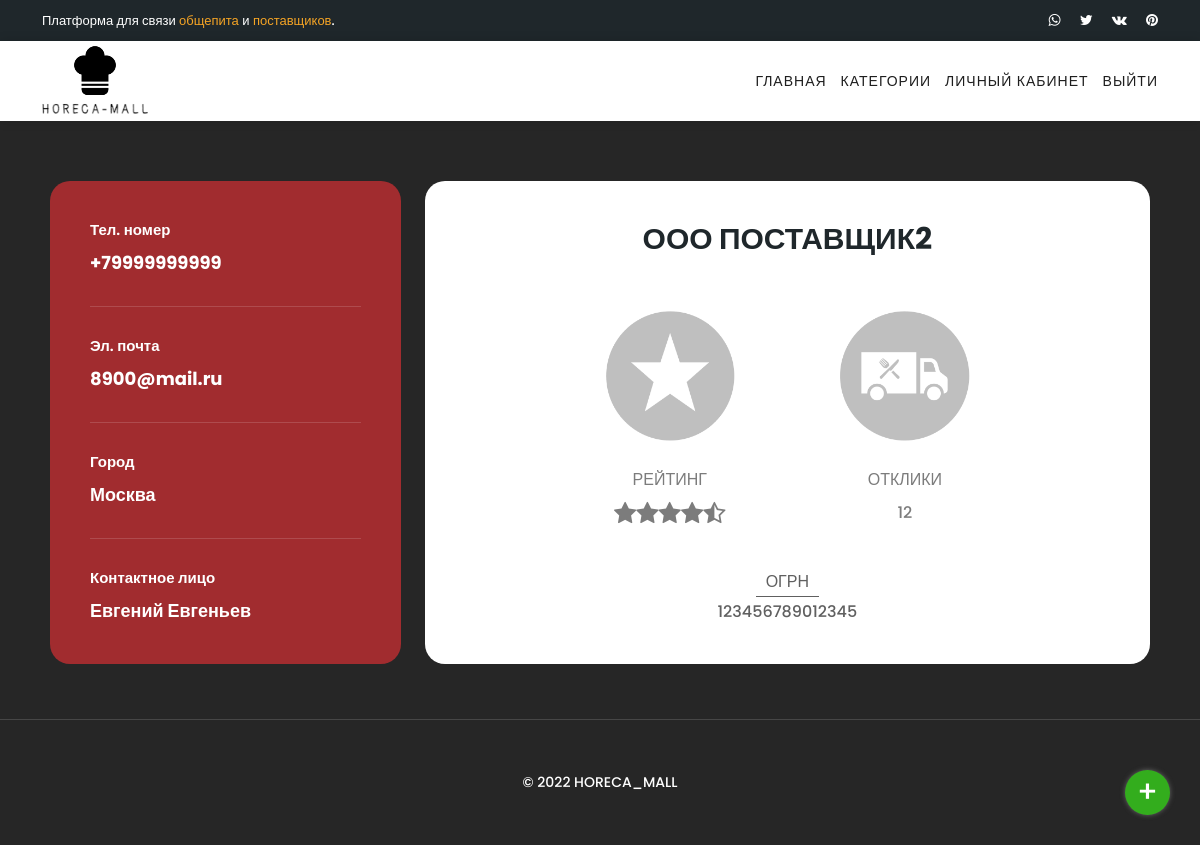
/users/profile/4/ (signed in), run on the app's committed database.
### users/models.py (models this page shows, shortened)
class Profile(AbstractUser):
    company_choice = [
        ('Customer', 'Заказчик'),
        ('Supplier', 'Поставщик')
    ]
    phone_number = PhoneNumberField(verbose_name='Номер телефона', unique=True)
    email = models.EmailField(
        max_length=120, verbose_name='Электронная почта', unique=True)
    city = models.CharField(max_length=120, verbose_name='Город')
    ogrn = models.CharField(max_length=15, verbose_name='ОГРН', unique=True)
    comp_name = models.CharField(
        max_length=120, unique=True, verbose_name='Название компании')
    role = models.CharField(choices=company_choice,
                            max_length=120, verbose_name='Роль')
    bio = models.TextField(verbose_name='Описание', blank=True, )
    class Meta:
        verbose_name = 'Профиль'
        verbose_name_plural = 'Профили'

### users/views.py (the view)
# urls.py: path('profile/<int:id>/', ProfileView.as_view(), name='profile'),
class ProfileView(LoginRequiredMixin, DetailView):
    model = Profile
    template_name = 'users/profile.html'
    def get(self, request, *args, **kwargs):
        try:
            if kwargs.get('id'):
                profile_id = kwargs['id']
                user_profile = get_object_or_404(Profile, id=profile_id)
                if user_profile.role == 'Customer':
                    orders_amount = len(Order.objects.filter(author=user_profile.id))
                    return render(request, self.template_name,
                                  {'profile': user_profile, 'orders_amount': orders_amount})
                elif user_profile.role == 'Supplier':
                    responses_amount = len(ResponseOrder.objects.filter(response_user_id=user_profile.id))
                    return render(request, self.template_name,
                                  {'profile': user_profile, 'responses_amount': responses_amount})
            return render(request, self.template_name, {'ERROR': 'Страница не найдена', 'title': '404'})
        except Http404:
            return render(request, self.template_name, {'ERROR': 'Страница не найдена', 'title': '404'})

### users/templates/users/profile.html (shortened to what this page needs)
{% extends 'base.html' %}
{% load static %}
{% block content %}
    <section class="profile" id="profile">
        <div class="wrapper">
            <div class="row profile-content">
                <div class="col-lg-4  profile-content profile-content-left">
                    <div class="left-info">
                        <ul>
                            <li class="col-lg-12">
                                <h6>Тел. номер</h6>
                                <span>{{ profile.phone_number }}</span>
                            </li>
                            <li class="col-lg-12">
                                <h6>Эл. почта</h6>
                                <span>{{ profile.email }}</span>
                            </li>
                            <li class="col-lg-12">
                                <h6>Город</h6>
                                <span>{{ profile.city }}</span>
                            </li>
                            <li class="col-lg-12">
                                <h6>Контактное лицо</h6>
                                <span>{{ profile.first_name }} {{ profile.last_name }}</span>
                            </li>
                        </ul>
                    </div>
                </div>
                <div class="col-lg-8 profile-content profile-content-right">
                    <div class="right-info col-lg-12">
                        <div class="row center">
                            <div class="comp_name col-lg-12">
                                <h2>{{ profile.comp_name }}</h2>
                            </div>
                            <div class="right-content row col-lg-12">
                                <div class="col-lg-4 row profile-info">
                                    <div class="col-lg-12 center">
                                        <img src="{% static 'assets/images/rating.png' %}" alt="">
                                    </div>
                                    <div class="col-lg-12 row center info-text">
                                        <div class="col-lg-12 center">Рейтинг</div>
                                        <div class="col-lg-12 center">
                                            <i class="fa fa-star rating"></i>
                                            <i class="fa fa-star rating"></i>
                                            <i class="fa fa-star rating"></i>
                                            <i class="fa fa-star rating"></i>
                                            <i class="fa fa-star-half-full rating"></i>
                                        </div>
                                    </div>
                                </div>
                                {% if profile.role == 'Supplier' %}
                                    <div class="col-lg-4 row profile-info">
                                        <div class="col-lg-12 center">
                                            <img src="{% static 'assets/images/responses.png' %}" alt="">
                                        </div>
                                        <div class="col-lg-12 row center info-text">
                                            <div class="col-lg-12 center">Отклики</div>
                                            <div class="col-lg-12 center">{{ responses_amount }}</div>
                                        </div>
                                    </div>
                                {% endif %}
                            </div>
                            <div class="ogrn row col-lg-12">
                                <div class="col-lg-12 center">
                                    <div class="ogrn-heading">ОГРН</div>
                                </div>
                                <div class="col-lg-12 center">{{ profile.ogrn }}</div>
                            </div>
                        </div>
                    </div>
                </div>
            </div>
        </div>
        {% include 'includes/inc_footer.html' %}
    </section>
{% endblock %}

### static/assets/css/templatemo-edu-meeting.css (style rules this page uses)
html, body, div, span, applet, object, iframe, h1, h2, h3, h4, h5, h6, p, blockquote, div pre, a, abbr, acronym, address, big, cite, code, del, dfn, em, font, img, ins, kbd, q, s, samp, small, strike, strong, sub, sup, tt, var, b, u, i, center, dl, dt, dd, ol, ul, li, figure, header, nav, section, article, aside, footer, figcaption { margin: 0; padding: 0; border: 0; outline: 0; }
ul, li { padding: 0; margin: 0; list-style: none; }
header, nav, section, article, aside, footer, hgroup { display: block; }
* { box-sizing: border-box; }
html, body { font-family: 'Poppins', sans-serif; font-weight: 400; background-color: #fff; font-size: 16px; -ms-text-size-adjust: 100%; -webkit-font-smoothing: antialiased; -moz-osx-font-smoothing: grayscale; }
h1, h2, h3, h4, h5, h6 { margin-top: 0px; margin-bottom: 0px; }
ul { margin-bottom: 0px; }
img { width: 100%; overflow: hidden; }
html, body { background: #fff; font-family: 'Poppins', sans-serif; }
section.profile { background-color: #262626; padding: 140px 0 0 0; min-height: 100vh; display: flex; flex-wrap: wrap !important; }
section.profile .wrapper { padding: 0 50px; }
section.profile .profile-content { display: flex; align-items: stretch; }
section.profile .right-content, section.profile .right-info .center, section.profile .right-content .profile-info, section.profile .right-content .profile-info .center { display: flex; justify-content: center; }
section.profile .right-info { background-color: #ffffff; border-radius: 20px; padding: 40px; display: flex; }
section.profile .profile-content-right .row { --bs-gutter-x: 0 !important; }
section.profile .right-info .rating { font-size: 24px; }
section.profile .right-content img { width: 130px; height: 130px; }
section.profile .comp_name { display: flex; justify-content: center; }
section.profile .right-content .profile-info .info-text { text-transform: uppercase; color: #7c7c7c; margin-top: 10px; }
section.profile .ogrn { display: flex; align-self: flex-end; color: #606060; }
section.profile .ogrn .center { padding-top: 3px; }
section.profile .ogrn-heading { border-bottom: 1px solid #606060; padding: 0 10px 2px 10px; }
section.profile .left-info { background-color: #a12c2f; border-radius: 20px; padding: 40px; width: 100%; }
section.profile .left-info ul { display: flex; justify-content: space-between; flex-wrap: wrap; }
section.profile .comp_name h2 { text-transform: uppercase; color: #1f272b; padding-bottom: 20px; font-size: 30px; font-weight: 700; text-align: center; }
@media (min-width: 992px) { section.profile .left-info ul li { display: inline-block; border-bottom: 1px solid rgba(250, 250, 250, 0.15); margin-bottom: 30px; padding-bottom: 30px; } }
@media (min-width: 992px) { section.profile .profile-info { margin: 0 10px; } }
section.profile .left-info ul li:last-child { margin-bottom: 0; padding-bottom: 0; border-bottom: none; }
section.profile .left-info ul li h6 { color: #fff; font-size: 15px; font-weight: 600; margin-bottom: 10px; }
section.profile .left-info ul li span { display: block; font-size: 18px; color: #fff; font-weight: 700; }

### data on the page
Profile: phone_number "+79999999999", email "8900@mail.ru", city "Москва", first_name "Евгений", last_name "Евгеньев", comp_name "ООО ПОСТАВЩИК2", ogrn "123456789012345"

### other printed values
{{ responses_amount }} "12"
